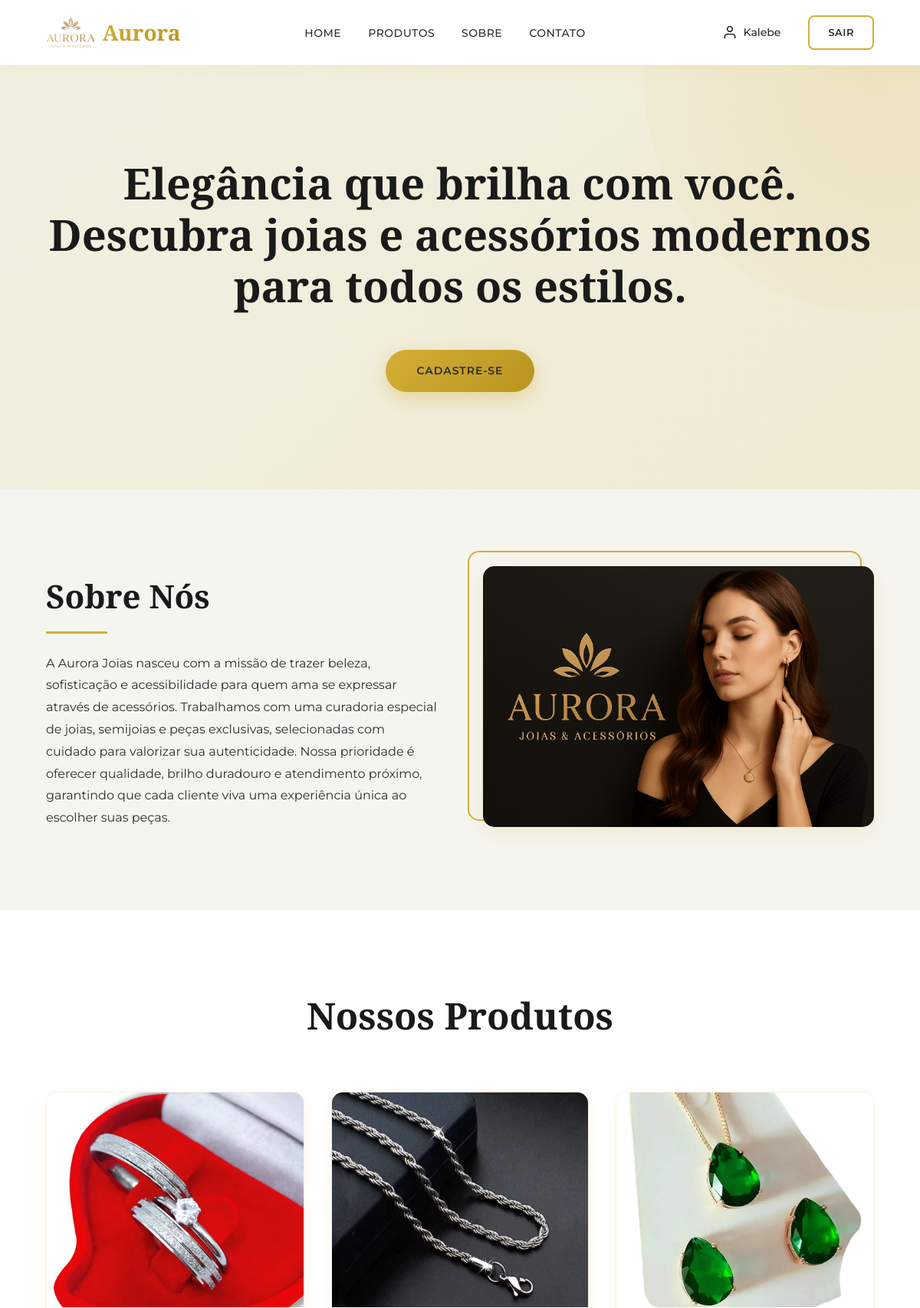
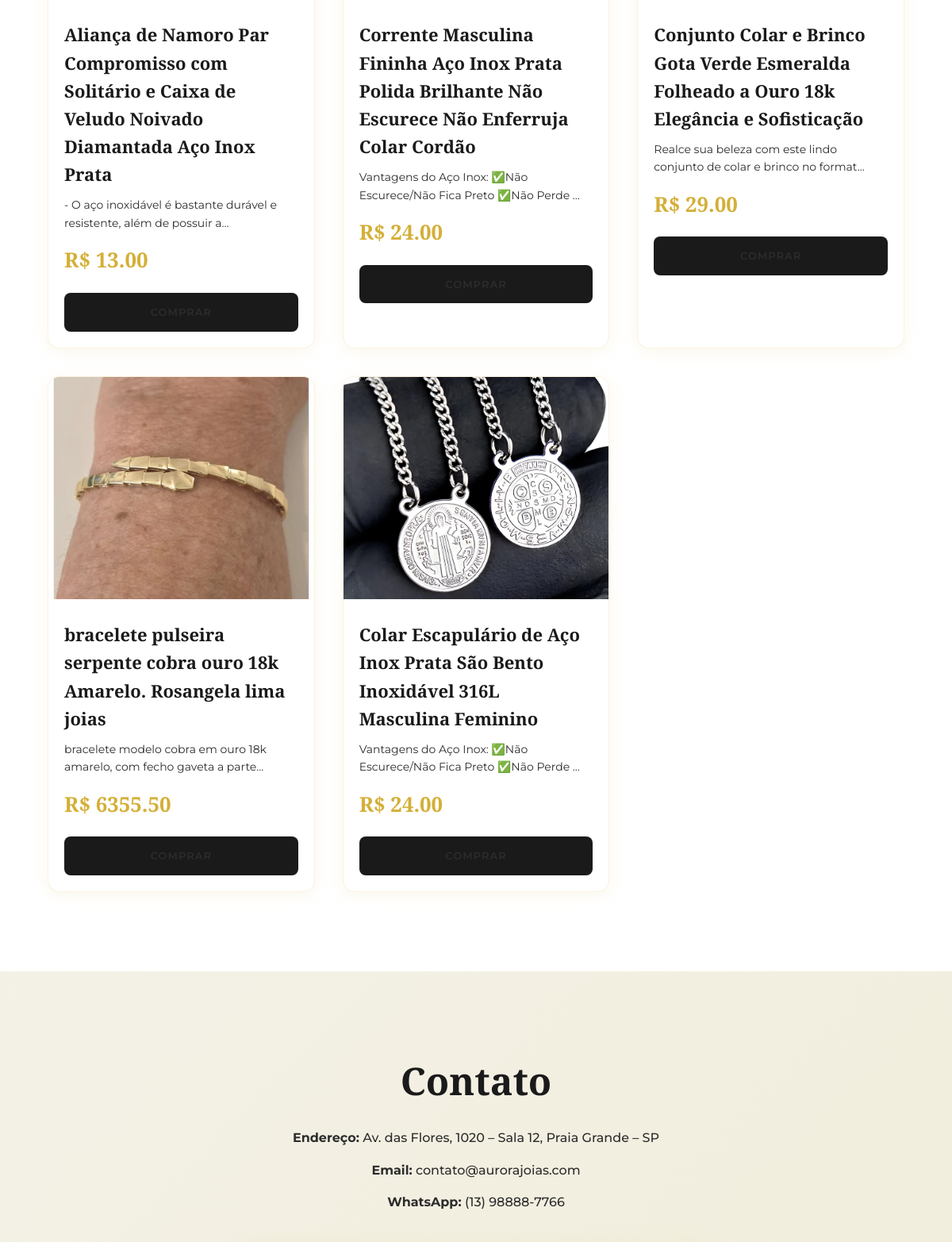
Screenshot of / (signed in, upper part) with the database file from the repository (2 pictures, top to bottom).
### app/models.py (models this page shows, shortened)
class Pagina(models.Model):
    nome_do_site = models.CharField(max_length=150)
    logo_do_site = models.ImageField(upload_to="logos/", blank=True, null=True)
    texto_chamada = models.CharField(max_length=255)
    texto_sobre = models.CharField()
    imagem_sobre = models.ImageField(upload_to="sobre/", blank=True, null=True)
    endereco = models.CharField(max_length=255)
    email = models.EmailField()
    whatsapp = models.CharField(max_length=20)
    criado_em = models.DateTimeField(auto_now_add=True)
    atualizado_em = models.DateTimeField(auto_now=True)

class Produto (models.Model):
    nome = models.CharField(max_length=150)
    estoque = models.PositiveIntegerField()
    preco = models.DecimalField(max_digits=10, decimal_places=2)
    descricao = models.TextField()
    foto = models.ImageField(upload_to="produtos/", blank=True, null=True)
    criado_em = models.DateTimeField(auto_now_add=True)
    atualizado_em = models.DateTimeField(auto_now=True)

### app/views.py (the view)
# urls.py: path("", views.index, name="index"),
def index(request):
    pagina = Pagina.objects.first()
    produtos = Produto.objects.all()
    contexto = {
        "pagina": pagina,
        "produtos": produtos
    }
    return render(request, "index.html", contexto)

### app/templates/index.html (shortened to what this page needs)
{% extends "template.html" %}
{% load static %}
{% block content %}
<section class="hero" id="home">
    <h1>{{ pagina.texto_chamada }}</h1>
    <a href="{% url 'salvarUsuario' %}" class="btn-primary">Cadastre-se</a>
</section>
<section class="sobre">
    <div class="sobre-texto">
        <h2 id = "sobre">Sobre Nós</h2>
        <p>{{ pagina.texto_sobre }}</p>
    </div>
    <div class="sobre-img">
        <img src="{{ pagina.imagem_sobre.url }}" alt="Sobre nós">
    </div>
</section>
<section class="produtos">
    <h2 id = "produtos">Nossos Produtos</h2>
    <div class="produtos-container">
        {% for produto in produtos %}
        <div class="card-produto">
            <img src="{{ produto.foto.url }}" alt="{{ produto.nome }}">
            <h3>{{ produto.nome }}</h3>
            <p>{{ produto.descricao|truncatechars:70 }}</p>
            <span class="preco">R$ {{ produto.preco }}</span>
            <a href="{% url 'comprar' produto.id %}" class="btn-comprar">Comprar</a>
        </div>
        {% endfor %}
    </div>
</section>
<section class="contato">
    <h2 id = "contato">Contato</h2>
    <p><strong>Endereço:</strong> {{ pagina.endereco }}</p>
    <p><strong>Email:</strong> {{ pagina.email }}</p>
    <p><strong>WhatsApp:</strong> {{ pagina.whatsapp }}</p>
</section>
{% endblock %}

### app/templates/template.html (shortened to what this page needs)
{% load static %}
<!DOCTYPE html>
<html lang="pt-br">
<head>
    <link rel="stylesheet" href="{% static 'styles/style.css' %}">
</head>
<body>
    <header class="header-main">
        <nav class="navbar">
            <div class="navbar-container">
                <a href="/" class="logo" title="{{ pagina.nome_do_site }}">
                    {% if pagina.logo_do_site %}
                      <img src="{{ pagina.logo_do_site.url }}" alt="{{ pagina.nome_do_site }}" class="logo-img">
                    {% else %}
                      <span class="logo-icon"></span>
                    {% endif %}
    <span class="logo-text">{{ pagina.nome_do_site }}</span>
</a>
                <ul class="menu" role="navigation">
                    <li><a href="/" class="menu-link">Home</a></li>
                    <li><a href="#produtos" class="menu-link">Produtos</a></li>
                    <li><a href="#sobre" class="menu-link">Sobre</a></li>
                    <li><a href="#contato" class="menu-link">Contato</a></li>
                </ul>
                <div class="navbar-actions">
                    {% if request.user.is_authenticated %}
                        <a href="{% url 'perfil' %}" class="user-profile" title="Meu Perfil">
                            <svg width="20" height="20" viewBox="0 0 24 24" fill="none" stroke="currentColor" stroke-width="2" stroke-linecap="round" stroke-linejoin="round">
                                <path d="M20 21v-2a4 4 0 0 0-4-4H8a4 4 0 0 0-4 4v2"></path>
                                <circle cx="12" cy="7" r="4"></circle>
                            </svg>
                            <span>{{ request.session.nome_usuario|default:request.user.username }}</span>
                        </a>
                        <a href="{% url 'logoutUsuario' %}" class="btn-logout">Sair</a>
                    {% else %}
                        <a href="{% url 'loginUsuario' %}" class="btn-login">Entrar</a>
                        <a href="{% url 'salvarUsuario' %}" class="btn-signup">Cadastrar</a>
                    {% endif %}
                </div>
            </div>
        </nav>
    </header>
    <main class="main-content">
        {% block content %}
        {% endblock %}
    </main>
</body>
</html>

### rows the page displays
Pagina: logo_do_site (picture), nome_do_site "Aurora", texto_chamada "Elegância que brilha com você. Descubra joias e acessórios modernos para todos os estilos.", texto_sobre "A Aurora Joias nasceu com a missão de trazer beleza, sofisticação e acessibilidade para quem ama se expressar através de acessórios. Trabalhamos com uma curadoria especial de joias, semijoias e peças exclusivas, selecionadas com cuidado para valorizar sua autenticidade. Nossa prioridade é oferecer qualidade, brilho duradouro e atendimento próximo, garantindo que cada cliente viva uma experiência única ao escolher suas peças.", imagem_sobre (picture), endereco "Av. das Flores, 1020 – Sala 12, Praia Grande – SP", email "contato@aurorajoias.com", whatsapp "(13) 98888-7766"
Produto: foto (picture), nome "Aliança de Namoro Par Compromisso com Solitário e Caixa de Veludo Noivado Diamantada Aço Inox Prata", descricao "- O aço inoxidável é bastante durável e resistente, além de possuir a…", preco "13.00"
Produto: foto (picture), nome "Corrente Masculina Fininha Aço Inox Prata Polida Brilhante Não Escurece Não Enferruja Colar Cordão", descricao "Vantagens do Aço Inox: ✅Não Escurece/Não Fica Preto ✅Não Perde …", preco "24.00"
Produto: foto (picture), nome "Conjunto Colar e Brinco Gota Verde Esmeralda Folheado a Ouro 18k Elegância e Sofisticação", descricao "Realce sua beleza com este lindo conjunto de colar e brinco no format…", preco "29.00"
Produto: foto (picture), nome "bracelete pulseira serpente cobra ouro 18k Amarelo. Rosangela lima joias", descricao "bracelete modelo cobra em ouro 18k amarelo, com fecho gaveta a parte…", preco "6355.50"
Produto: foto (picture), nome "Colar Escapulário de Aço Inox Prata São Bento Inoxidável 316L Masculina Feminino", descricao "Vantagens do Aço Inox: ✅Não Escurece/Não Fica Preto ✅Não Perde …", preco "24.00"

### other values shown
{{ request.session.nome_usuario|default:request.user.username }} "Kalebe"
